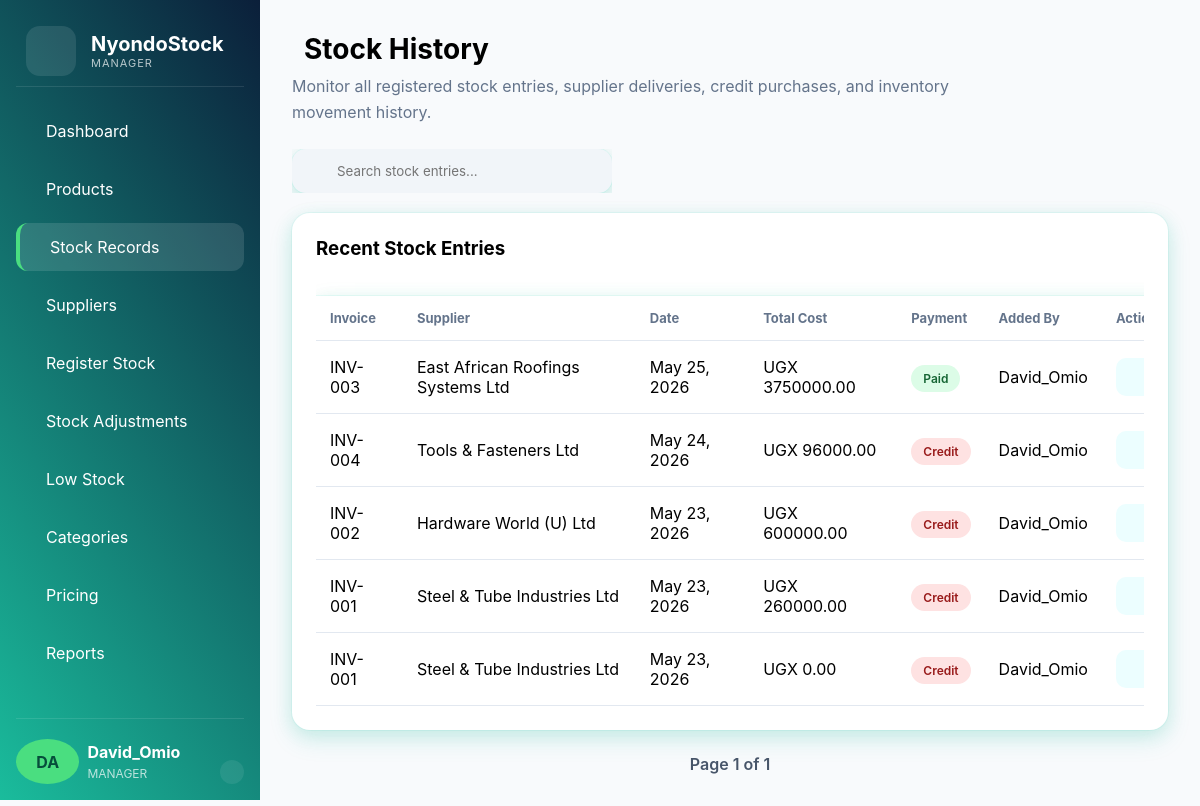
/stock_history/ (signed in), run on an earlier commit of the app's database.
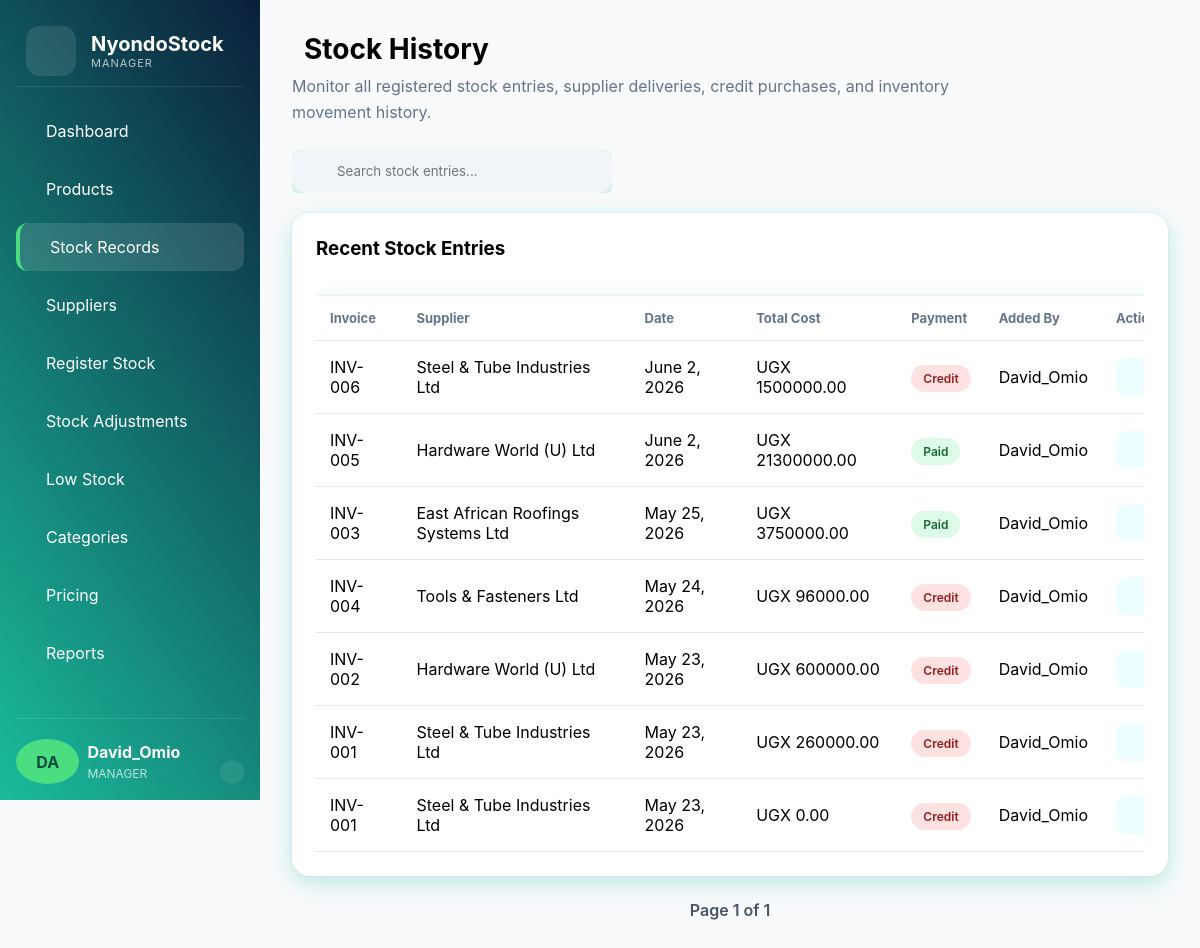
And on a later commit of the database.
### inventory_app/models.py (models this page shows, shortened)
class StockEntry(models.Model):
    PAYMENT_METHODS = (
        ('CASH', 'Cash'),
        ('MOMO', 'Mobile Money'),
        ('BANK', 'Bank Transfer'),
        ('CHEQUE', 'Cheque'),
    )
    supplier = models.ForeignKey(
        Supplier,
        on_delete=models.CASCADE
    )
    added_by = models.ForeignKey(
        'auth.User',
        on_delete=models.SET_NULL,
        null=True
    )
    invoice_number = models.CharField(
        max_length=100,
        blank=True,
        null=True
    )
    stock_date = models.DateField(default=now)
    supplied_on_credit = models.BooleanField(default=False)
    total_cost = models.DecimalField(
        max_digits=12,
        decimal_places=2,
        default=0
    )
    payment_method = models.CharField(
        max_length=20,
        choices=PAYMENT_METHODS,
        blank=True,
        null=True
    )
    transaction_reference = models.CharField(
        max_length=100,
        blank=True,
        null=True
    )
    notes = models.TextField(
        blank=True,
        null=True
    )
    date_added = models.DateTimeField(
        auto_now_add=True
    )

class Supplier(models.Model):
    COMPANY_TYPES = (
        ('SOLE', 'Sole Proprietorship'),
        ('PARTNERSHIP', 'Partnership'),
        ('LLC', 'Limited Liability Company'),
        ('CORPORATION', 'Corporation'),
    )
    supplier_name = models.CharField(max_length=150)
    contact_person = models.CharField(max_length=100)
    job_title = models.CharField(
        max_length=100,
        blank=True
    )
    phone_number = models.CharField(max_length=20)
    alternative_phone = models.CharField(
        max_length=20,
        blank=True
    )
    email = models.EmailField(blank=True)
    company_type = models.CharField(
        max_length=30,
        choices=COMPANY_TYPES,
        blank=True
    )
    business_registration_number = models.CharField(
        max_length=100,
        blank=True
    )
    tin_number = models.CharField(
        max_length=100,
        blank=True
    )
    website = models.URLField(blank=True)
    address = models.TextField(blank=True)
    city = models.CharField(
        max_length=100,
        blank=True
    )
    country = models.CharField(
        max_length=100,
        default='Uganda'
    )
    balance_due = models.DecimalField(
        max_digits=12,
        decimal_places=2,
        default=0
    )
    is_credit_supplier = models.BooleanField(default=False)
    created_at = models.DateTimeField(
        auto_now_add=True
    )

### inventory_app/views.py (the view)
# urls.py: path('stock_history/', views.stock_history,name='stock_history'),
@login_required
@allowed_roles(['ADMIN', 'MANAGER'])
def stock_history(request):
    stock_entries = StockEntry.objects.all().order_by(
    '-date_added'
    )
    paginator = Paginator(stock_entries, 10)
    page_number = request.GET.get('page')
    page_obj = paginator.get_page(page_number)
    context = {
        'stock_entries': stock_entries,
        'page_obj': page_obj
    }
    return render(
        request,
        'manager/stock_history.html',
        context
    )

### accounts_app/context_processors.py (called while the page is built)
def user_roles(request):
    user = request.user
    if not user.is_authenticated:
        return {
            "is_admin": False,
            "is_manager": False,
            "is_attendant": False,
        }
    groups = user.groups.values_list("name", flat=True)
    return {
        "is_admin": "ADMIN" in groups,
        "is_manager": "MANAGER" in groups or "ADMIN" in groups,
        "is_attendant": "ATTENDANT" in groups or "ADMIN" in groups,
    }

### templates/manager/stock_history.html (shortened to what this page needs)
{% extends 'manager/base_manager.html' %}
{% block content %}
<div class="page-header">
  <div>
    <h1>
      Stock History
    </h1>
    <p>
      Monitor all registered stock entries, supplier deliveries, credit
      purchases, and inventory movement history.
    </p>
  </div>
</div>
<div class="search-box">
  <input type="text" placeholder="Search stock entries..." />
</div>
<div class="card">
  <div class="table-top">
    <h3>Recent Stock Entries</h3>
  </div>
  <div class="table-wrapper table-responsive">
    <table>
      <thead>
        <tr>
          <th>Invoice</th>
          <th>Supplier</th>
          <th>Date</th>
          <th>Total Cost</th>
          <th>Payment</th>
          <th>Added By</th>
          <th>Actions</th>
        </tr>
      </thead>
      <tbody>
        {% for entry in page_obj %}
        <tr>
          <td>
            {% if entry.invoice_number %} {{ entry.invoice_number }} {% else %}
            <span class="muted"> No Invoice </span>
            {% endif %}
          </td>
          <td>{{ entry.supplier.supplier_name }}</td>
          <td>{{ entry.stock_date }}</td>
          <td>UGX {{ entry.total_cost }}</td>
          <td>
            {% if entry.supplied_on_credit %}
            <span class="badge danger"> Credit </span>
            {% else %}
            <span class="badge success"> Paid </span>
            {% endif %}
          </td>
          <td>{{ entry.added_by }}</td>
          <td>
            <div class="action-buttons">
              <a href="{% url 'stock_details' entry.id %}" class="action-btn">
              </a>
            </div>
          </td>
        </tr>
        {% endfor %}
      </tbody>
    </table>
  </div>
</div>
<div class="pagination">
  <span>
    Page {{ page_obj.number }} of {{ page_obj.paginator.num_pages }}
  </span>
</div>
{% endblock %}

### templates/manager/base_manager.html (shortened to what this page needs)
<!doctype html>
<html lang="en">
  <head>
    <link
      rel="stylesheet"
      href="https://cdnjs.cloudflare.com/ajax/libs/font-awesome/6.0.0/css/all.min.css"
    />
  </head>
  <body>
    <div class="layout">
      {% include 'manager/partials/sidebar.html' %}
      <main class="main">
         {% block content %} {% endblock %}
      </main>
    </div>
  </body>
</html>

### templates/manager/partials/sidebar.html (shortened to what this page needs)
<aside class="sidebar">
  <div class="logo-section">
    <div class="logo-icon">
    </div>
    <div>
      <h2>NyondoStock</h2>
      <p>
        <span>{{ request.user.groups.first.name }}</span>
      </p>
    </div>
  </div>
  {% if is_manager and not is_admin %}
  <nav class="nav-menu">
    <a href="{% url 'manager_dashboard' %}"
       class="nav-item {% if request.resolver_match.url_name == 'manager_dashboard' %}active{% endif %}">
       Dashboard
    </a>
    <a href="{% url 'product_list' %}"
       class="nav-item {% if request.resolver_match.url_name == 'product_list' %}active{% endif %}">
       Products
    </a>
    <a href="{% url 'stock_history' %}"
       class="nav-item {% if request.resolver_match.url_name == 'stock_history' %}active{% endif %}">
       Stock Records
    </a>
    <a href="{% url 'supplier_list' %}"
       class="nav-item {% if request.resolver_match.url_name == 'supplier_list' %}active{% endif %}">
       Suppliers
    </a>
    <a href="{% url 'register_stock' %}"
       class="nav-item {% if request.resolver_match.url_name == 'register_stock' %}active{% endif %}">
       Register Stock
    </a>
    <a href="{% url 'stock_adjustments' %}"
       class="nav-item {% if request.resolver_match.url_name == 'stock_adjustments' %}active{% endif %}">
       Stock Adjustments
    </a>
    <a href="{% url 'low_stock' %}"
       class="nav-item {% if request.resolver_match.url_name == 'low_stock' %}active{% endif %}">
       Low Stock
    </a>
    <a href="{% url 'category_list' %}"
       class="nav-item {% if request.resolver_match.url_name == 'category_list' %}active{% endif %}">
       Categories
    </a>
    <a href="{% url 'pricing_list' %}"
       class="nav-item {% if request.resolver_match.url_name == 'pricing_list' %}active{% endif %}">
       Pricing
    </a>
    <a href="{% url 'reports_dashboard' %}"
       class="nav-item {% if request.resolver_match.url_name == 'reports_dashboard' %}active{% endif %}">
       Reports
    </a>
  </nav>
  {% endif %}
  <div class="sidebar-footer">
    <div class="avatar">
      {{ request.user.username|slice:":2"|upper }}
    </div>
    <div class="user-details">
      <div>
      <strong>{{ request.user.username }}</strong>
      <span>
        {{ request.user.groups.first.name }}
      </span>
      </div>
      <a href="{% url 'logout' %}" class="logout-btn">
      </a>
    </div>
  </div>
</aside>

### templates/manager/base_manager.html (style rules this page uses)
:root { --sidebar-gradient: linear-gradient(235deg, #0b1f3a, #1abc9c); --body-bg: #f8fafc; --card-bg: #ffffff; --text-dark: #1e293b; --text-muted: #64748b; --border-color: #e2e8f0; --shadow: 0 10px 25px rgba(20, 184, 166, 0.14), 0 4px 18px rgba(16, 185, 129, 0.12), 0 0 0 1px rgba(45, 212, 191, 0.08); --radius: 18px; }
* { margin: 0; padding: 0; box-sizing: border-box; font-family: "Inter", sans-serif; }
body { background: var(--body-bg); overflow-x: hidden; }
.layout { display: flex; min-height: 100vh; }
.sidebar { width: 260px; background: var(--sidebar-gradient); color: white; padding: 16px; display: flex; flex-direction: column; height: 100vh; position: sticky; left: 0; top: 0; overflow-y: auto; flex-shrink: 0; }
.nav-item.active { background: rgba(255, 255, 255, 0.12); color: white; border-left: 4px solid #4ade80; }
.logo-section { display: flex; align-items: center; gap: 15px; margin-bottom: 20px; border-bottom: 1px solid #ffffff1a; padding: 10px; }
.logo-icon { width: 50px; height: 50px; border-radius: 14px; background: rgba(255, 255, 255, 0.1); display: flex; align-items: center; justify-content: center; font-size: 24px; }
.logo-section h2 { font-size: 20px; }
.logo-section p { font-size: 11px; opacity: 0.7; letter-spacing: 1px; }
.nav-menu { flex-grow: 1; }
.nav-item { display: flex; align-items: center; gap: 14px; text-decoration: none; color: white; padding: 14px 16px; border-radius: 12px; margin-bottom: 10px; transition: 0.3s; }
.sidebar-footer { display: flex; align-items: center; gap: 8px; padding-top: 20px; border-top: 1px solid #ffffff1a; }
.avatar { width: 75px; height: 45px; border-radius: 50%; background: #4ade80; color: #064e3b; display: flex; align-items: center; justify-content: center; font-weight: bold; }
.user-details { display: flex; justify-content: space-between; align-items: center; gap: 4px; flex-direction: row; }
.user-details span { font-size: 12px; opacity: 0.7; }
.logout-btn { display: flex; align-items: center; gap: 8px; padding: 12px 12px; border-radius: 12px; text-decoration: none; color: white; margin-top: 20px; background: rgba(255, 255, 255, 0.08); transition: 0.3s; }
.main { min-height: 100vh; flex: 1; overflow-x: hidden; min-width: 0; padding: 32px; }
.card { background: var(--card-bg); border-radius: var(--radius); padding: 24px; margin-bottom: 16px; box-shadow: var(--shadow); transition: 0.3s ease; box-shadow: 0 10px 30px rgba(16, 185, 129, 0.08), 0 4px 12px rgba(13, 77, 77, 0.06); }
.card, .stat-card, table, .form-control, input, select, textarea { box-shadow: var(--shadow); }
table { width: 100%; margin-top: 16px; border-collapse: collapse; }
table th { text-align: left; padding: 14px; color: var(--text-muted); font-size: 13px; border-bottom: 1px solid var(--border-color); }
table td { padding: 16px 14px; border-bottom: 1px solid var(--border-color); }
.search-box { position: relative; width: 320px; overflow-x: auto; margin-bottom: 20px; }
.search-box input { width: 100%; padding: 14px 18px 14px 45px; border: none; border-radius: 14px; background: #f1f5f9; outline: none; }
.table-responsive { overflow-x: auto; }
tbody tr { transition: 0.2s; }
input, select, textarea { width: 100%; padding: 14px 16px; border: 1px solid #e2e8f0; border-radius: 12px; background: #fff; transition: 0.3s; }
.table-responsive { width: 100%; overflow-x: auto; }
.table-responsive { overflow-x: auto; -webkit-overflow-scrolling: touch; width: 100%; }
table { min-width: 900px; }

What changed in the data, as far as the page shows it:
added StockEntry: invoice_number "INV-006", supplier.supplier_name "Steel & Tube Industries Ltd", stock_date "June 2, 2026", total_cost "1500000.00", supplied_on_credit "Credit", added_by "David_Omio"
added StockEntry: invoice_number "INV-005", supplier.supplier_name "Hardware World (U) Ltd", stock_date "June 2, 2026", total_cost "21300000.00", supplied_on_credit "Paid", added_by "David_Omio"
